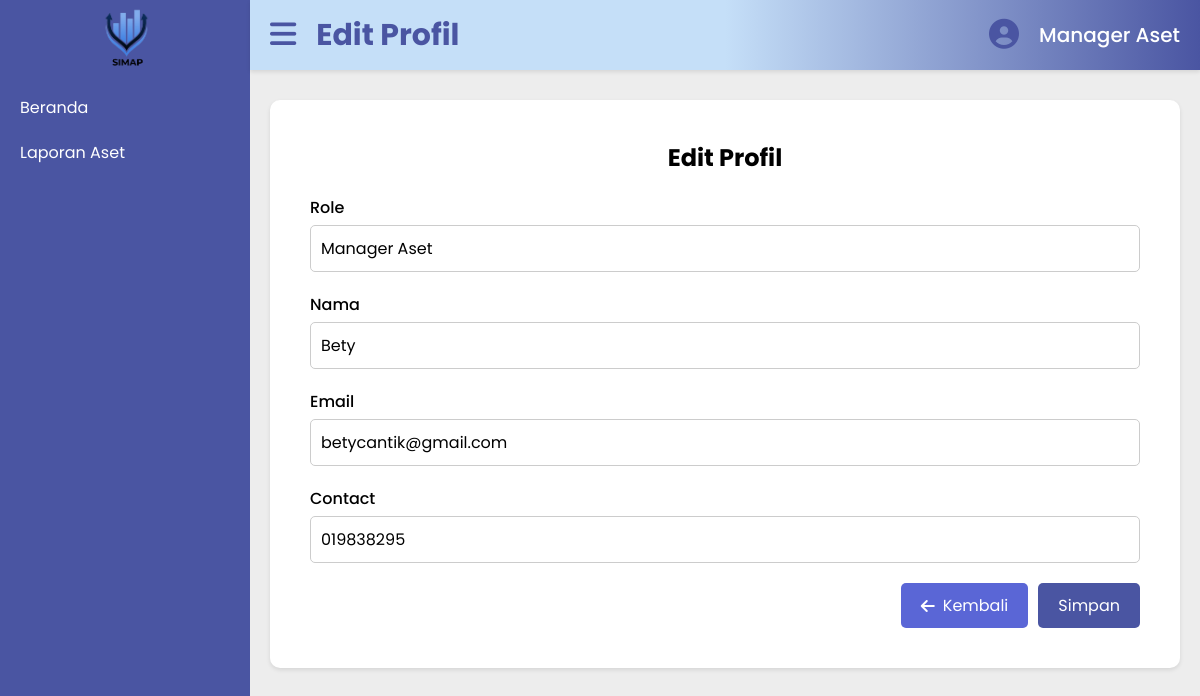
Page /SIMAP-Project/manager-page/editProfil.php (signed in) on the committed database.
### tables this page shows
CREATE TABLE `manager` (
  `id` int(11) NOT NULL,
  `username` varchar(100) DEFAULT NULL,
  `password` varchar(100) DEFAULT NULL,
  `nama` varchar(200) DEFAULT NULL,
  `role` varchar(100) DEFAULT NULL,
  `email` varchar(100) DEFAULT NULL,
  `kontak` varchar(20) DEFAULT NULL
);

### SIMAP-Project/manager-page/editProfil.php (the view, shortened to what this page needs)
<?php
include "../php/koneksi.php";
$user_id = $_SESSION['user_id'];
$query = "SELECT * FROM manager WHERE id = '$user_id'";
$result = mysqli_query($mysqli, $query);
if ($result && mysqli_num_rows($result) > 0) {
    $data = mysqli_fetch_assoc($result);
} else {
    echo "Data tidak ditemukan.";
    exit();
}
?>
<!DOCTYPE html>
<html lang="en">
<head>
    <link rel="stylesheet" href="../manager-style/editProfil.css">
</head>
<body>
    <div id="daftarAset">
        <div class="container">
            <nav class="sidebar">
                <div class="logo-container">
                    <a href="#"> <img src="../assets/simap.png" class="logo" alt="Logo SIMAP"></a>
                </div>
                <ul>
                    <li><a href="page-beranda.php">Beranda</a></li>
                    <li><a href="laporanaset.php">Laporan Aset</a></li>
                </ul>
            </nav>
            <div class="header">
                <div class="menu-bar">
                   <a href="#"><i class="fa-solid fa-bars" style="color: #4a55a2;"></i></a>
                   <h1>Edit Profil</h1>
                </div>
                <ul>
                    <li class="admin-profile"><a href="#">
                        <i class="fa-solid fa-circle-user" style="color: #4a55a2;"></i>
                    </a>
                    </li>
                    <li class="username">
                        <a href="#">Manager Aset</a>
                    </li>
                </ul>
            </div>
            <div class="box">
                <div class="content">
                    <form action="../php/editProfil-manager.php" class="info" id="editProfileForm" method="POST">
                        <h1>Edit Profil</h1>
                        <div class="info-item">
                            <span class="label">Role</span>
                            <input type="text" name="role" value="<?php echo $data['role']; ?>" class="edit-field" id="role">
                        </div>
                        <div class="info-item">
                            <span class="label">Nama</span>
                            <input type="text" name="name" value="<?php echo $data['nama']; ?>" class="edit-field" id="name">
                        </div>
                        <div class="info-item">
                            <span class="label">Email</span>
                            <input type="email" name="email" value="<?php echo $data['email']; ?>" class="edit-field" id="email">
                        </div>
                        <div class="info-item">
                            <span class="label">Contact</span>
                            <input type="text" name="kontak" value="<?php echo $data['kontak']; ?>" class="edit-field" id="kontak">
                        </div>
                        <div class="button-container">
                            <button type="button" class="editButton" onclick="window.location.href='profil.php'">
                                <i class="fa-solid fa-arrow-left"></i> Kembali
                            </button>
                            <input type="submit" class="saveButton" value="Simpan">
                        </div>
                    </form>
                </div>
            </div>
        </div>
    </div>
</body>
</html>

### SIMAP-Project/manager-style/editProfil.css (style rules this page uses)
* { margin: 0; padding: 0; font-family: 'Poppins', sans-serif; box-sizing: border-box; }
html { scroll-behavior: smooth; }
body { margin: 0; padding: 0; background-color: #EDEDED; }
#daftarAset .container { display: flex; flex-direction: column; }
.sidebar { background-color: #4a55a2; width: 250px; height: 100vh; padding-top: 20px; position: fixed; }
.sidebar .logo { display: block; margin: -20px auto 10px; width: 75px; }
.sidebar ul { list-style: none; padding: 0; }
.sidebar ul li { padding: 10px 20px; }
.sidebar ul li a { color: white; text-decoration: none; display: block; }
.header { height: 70px; width: calc(100% - 250px); background: linear-gradient(to right, #C5DFF8, #C5DFF8, #4A55A2); position: fixed; top: 0; left: 250px; display: flex; justify-content: space-between; align-items: center; padding: 0 20px; box-shadow: 0 2px 4px rgba(0, 0, 0, 0.1); }
.header .menu-bar { text-decoration: none; color: #4a55a2; display: flex; flex-direction: row; font-size: 30px; }
.header .menu-bar h1 { text-decoration: none; font-size: 30px; padding-left: 20px; }
.header ul { display: flex; list-style: none; padding: 0; margin: 0; }
.header ul li { margin-left: 20px; display: flex; align-items: center; }
.header ul .admin-profile a { font-size: 30px; }
.header ul .username a { text-decoration: none; font-size: 20px; font-weight: 500; color: #FFF; }
.box { width: calc(100% - 290px); max-width: 920px; background-color: #fff; border-radius: 10px; margin: 100px 20px 20px auto; padding: 40px; box-shadow: 0 2px 4px rgba(0, 0, 0, 0.1); }
.content { text-align: center; padding: 0; border-radius: inherit; width: 100%; height: auto; box-sizing: border-box; }
.info-item { margin-bottom: 20px; text-align: left; }
.label { display: block; font-weight: 500; margin-bottom: 5px; }
.edit-field { width: 100%; padding: 10px; border: 1px solid #ccc; border-radius: 5px; font-size: 16px; box-sizing: border-box; }
.button-container { display: flex; justify-content: flex-end; gap: 10px; margin-top: 20px; }
.editButton, .saveButton { background-color: #4a55a2; color: white; border: none; padding: 10px 20px; border-radius: 5px; cursor: pointer; font-size: 16px; display: flex; align-items: center; justify-content: center; transition: background-color 0.3s ease; }
.editButton { background-color: #5a66d6; }
.editButton i, .saveButton i { margin-right: 8px; }
.info h1 { font-size: 24px; margin-bottom: 20px; }

### rows in the picture
manager: role "Manager Aset", name "Bety", email "betycantik@gmail.com", kontak "019838295"
